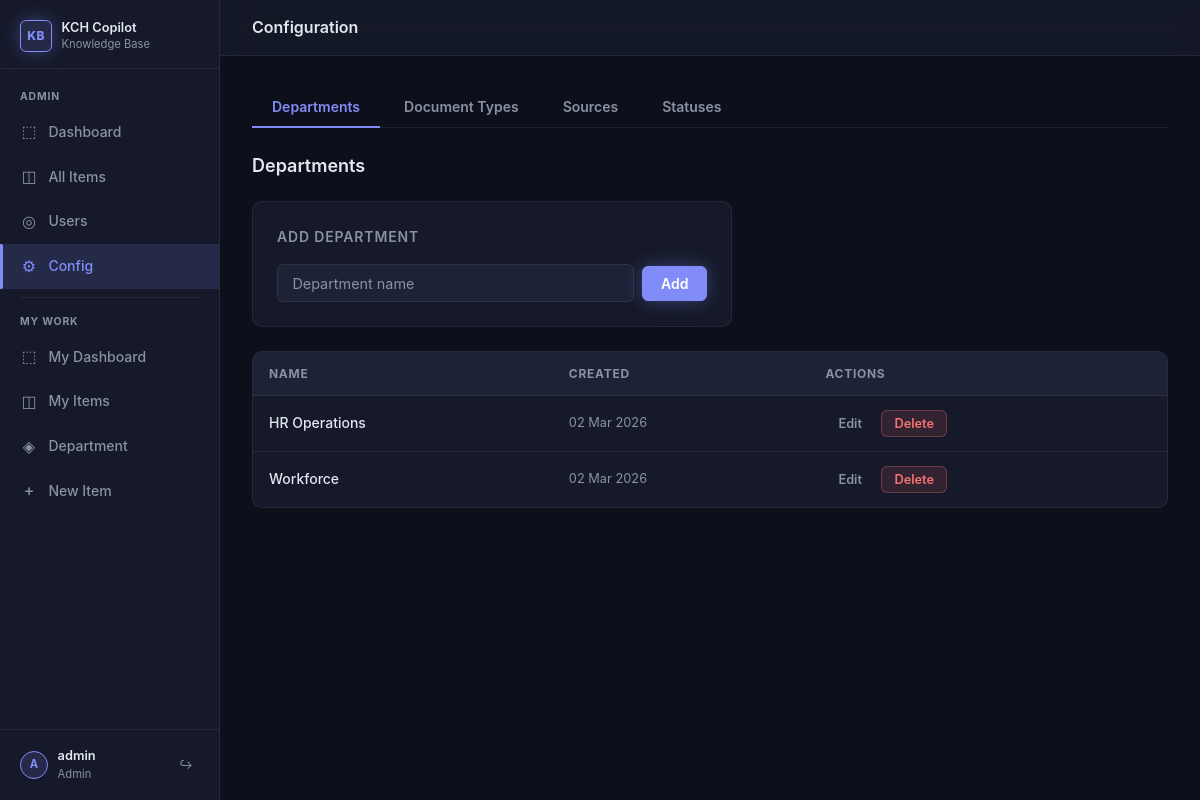
Screenshot of /admin/config (signed in) with the database file from the repository.
### models.py (models this page shows)
class Department(Base):
    __tablename__ = "departments"
    id = Column(Integer, primary_key=True, autoincrement=True)
    name = Column(String, unique=True, nullable=False)
    created_at = Column(DateTime, default=datetime.utcnow)
    users = relationship("User", back_populates="department")
    items = relationship("KnowledgeItem", back_populates="department")

### routers/config.py (the view)
@router.get("/config", response_class=HTMLResponse)
async def config_page(
    request: Request,
    session: dict = Depends(require_admin),
    db: Session = Depends(get_db),
):
    return templates.TemplateResponse("admin/config.html", _config_context(db, request))

### templates/admin/config.html (shortened to what this page needs)
{% extends "base.html" %}
{% block page_title %}Configuration{% endblock %}
{% block content %}
<div class="tab-bar">
  <button class="tab-btn" data-tab="departments">Departments</button>
  <button class="tab-btn" data-tab="document-types">Document Types</button>
  <button class="tab-btn" data-tab="sources">Sources</button>
  <button class="tab-btn" data-tab="statuses">Statuses</button>
</div>
<div class="tab-panel" id="tab-departments">
  <div class="section-header">
    <span class="section-title">Departments</span>
  </div>
  <div style="max-width:480px;margin-bottom:1.5rem;">
    <div class="card">
      <div class="card-title">Add department</div>
      <form method="post" action="/admin/departments/new">
        <div class="inline-form">
          <input type="text" name="name" class="field-input" placeholder="Department name" required>
          <button type="submit" class="btn btn-primary">Add</button>
        </div>
      </form>
    </div>
  </div>
  {% if departments %}
  <div class="table-wrap">
    <table>
      <thead>
        <tr><th>Name</th><th>Created</th><th>Actions</th></tr>
      </thead>
      <tbody>
        {% for dept in departments %}
        <tr>
          <td style="font-weight:500;">{{ dept.name }}</td>
          <td class="text-sm text-muted">{{ dept.created_at.strftime("%d %b %Y") if dept.created_at else "—" }}</td>
          <td>
            <div style="display:flex;gap:.4rem;">
              <button class="btn btn-ghost btn-sm"
                onclick="showEditModal('dept', {{ dept.id }}, '{{ dept.name | replace("'", "\\'") }}')">Edit</button>
              <button class="btn btn-danger btn-sm"
                onclick="confirmAction('Delete department', 'Delete {{ dept.name | replace("'","") }}? This will fail if the department is in use.', '/admin/departments/{{ dept.id }}/delete')">
                Delete
              </button>
            </div>
          </td>
        </tr>
        {% endfor %}
      </tbody>
    </table>
  </div>
  {% else %}
  <div class="empty-state"><h3>No departments yet</h3><p>Add your first department above.</p></div>
  {% endif %}
</div>
{% endblock %}

### static/style.css (style rules this page uses)
:root { --bg: #0d0f1a; --surface: #151929; --surface-2: #1e2236; --surface-3: #252a42; --text: #e2e8f0; --text-muted: #8892a4; --border: rgba(255, 255, 255, 0.07); --border-focus: rgba(129, 140, 248, 0.5); --accent: #818cf8; --accent-dim: rgba(129, 140, 248, 0.15); --accent-glow: 0 0 18px rgba(129, 140, 248, 0.35); --success: #4ade80; --success-dim: rgba(74, 222, 128, 0.12); --danger: #f87171; --danger-dim: rgba(248, 113, 113, 0.12); --warning: #fbbf24; --warning-dim: rgba(251, 191, 36, 0.12); --info: #38bdf8; --info-dim: rgba(56, 189, 248, 0.12); --radius: 10px; --radius-sm: 6px; --transition: 150ms ease; --sidebar-w: 220px; --header-h: 56px; --font: -apple-system, BlinkMacSystemFont, 'Segoe UI', Roboto, 'Inter', sans-serif; }
*, *::before, *::after { box-sizing: border-box; margin: 0; padding: 0; }
html { height: 100%; }
body { font-family: var(--font); font-size: 15px; line-height: 1.6; color: var(--text); background: var(--bg); min-height: 100%; }
.card { background: var(--surface); border: 1px solid var(--border); border-radius: var(--radius); padding: 1.5rem; }
.card-title { font-size: .875rem; font-weight: 600; color: var(--text-muted); text-transform: uppercase; letter-spacing: .06em; margin-bottom: 1rem; }
.section-header { display: flex; align-items: center; justify-content: space-between; margin-bottom: 1.25rem; gap: 1rem; flex-wrap: wrap; }
.section-title { font-size: 1.125rem; font-weight: 600; color: var(--text); }
.table-wrap { background: var(--surface); border: 1px solid var(--border); border-radius: var(--radius); overflow: hidden; }
table { width: 100%; border-collapse: collapse; }
thead th { background: var(--surface-2); padding: .75rem 1rem; text-align: left; font-size: .75rem; font-weight: 700; text-transform: uppercase; letter-spacing: .06em; color: var(--text-muted); border-bottom: 1px solid var(--border); white-space: nowrap; }
tbody td { padding: .875rem 1rem; border-bottom: 1px solid var(--border); font-size: .875rem; color: var(--text); vertical-align: middle; }
tbody tr:last-child td { border-bottom: none; }
.field-input, .field-select, .field-textarea { width: 100%; background: var(--surface-2); border: 1px solid var(--border); border-radius: var(--radius-sm); padding: .6rem .9rem; color: var(--text); font-size: .9rem; font-family: var(--font); transition: border-color var(--transition), box-shadow var(--transition); outline: none; }
.field-input::placeholder { color: var(--text-muted); }
.btn { display: inline-flex; align-items: center; gap: .4rem; padding: .5rem 1.1rem; border-radius: var(--radius-sm); font-size: .875rem; font-weight: 600; font-family: var(--font); cursor: pointer; border: 1px solid transparent; transition: all var(--transition); text-decoration: none; white-space: nowrap; }
.btn-primary { background: var(--accent); color: #fff; border-color: var(--accent); box-shadow: var(--accent-glow); }
.btn-danger { background: var(--danger-dim); color: var(--danger); border-color: rgba(248, 113, 113, 0.3); }
.btn-ghost { background: transparent; color: var(--text-muted); border-color: transparent; }
.btn-sm { padding: .3rem .75rem; font-size: .8rem; }
.tab-bar { display: flex; gap: .25rem; border-bottom: 1px solid var(--border); margin-bottom: 1.5rem; }
.tab-btn { padding: .65rem 1.25rem; font-size: .875rem; font-weight: 600; color: var(--text-muted); background: none; border: none; border-bottom: 2px solid transparent; cursor: pointer; font-family: var(--font); transition: color var(--transition), border-color var(--transition); margin-bottom: -1px; }
.tab-btn.active { color: var(--accent); border-bottom-color: var(--accent); }
.tab-panel { display: none; }
.tab-panel.active { display: block; }
.inline-form { display: flex; gap: .5rem; align-items: center; flex-wrap: wrap; }
.inline-form .field-input { flex: 1; min-width: 120px; }
.text-muted { color: var(--text-muted); }
.text-sm { font-size: .8rem; }

### rows the page displays
Department: name "HR Operations", created_at "02 Mar 2026"
Department: name "Workforce", created_at "02 Mar 2026"

### other values shown
{{ current_username(request)[:1] | upper }} "A"
{{ current_username(request) }} "admin"
